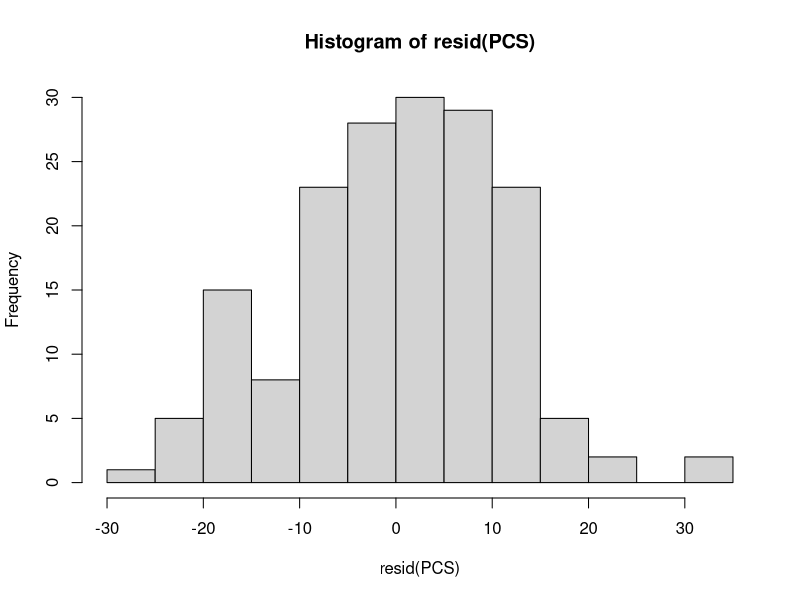
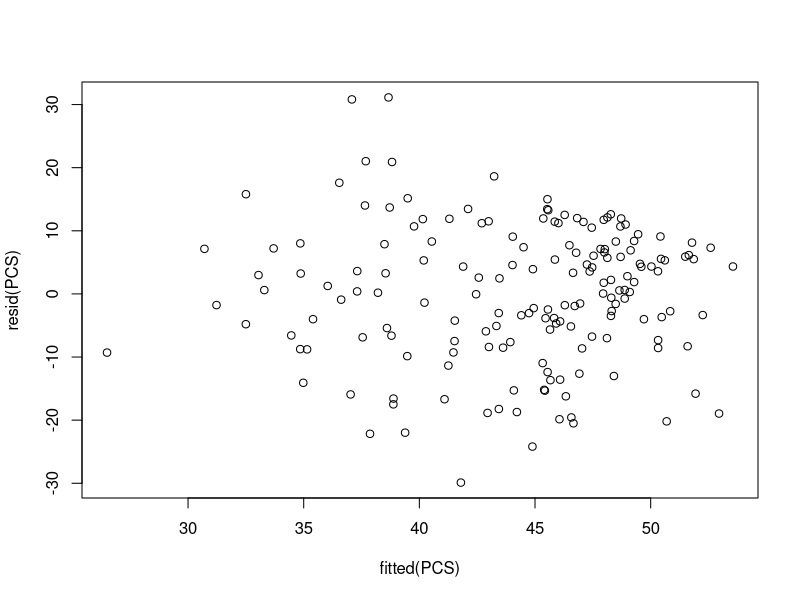
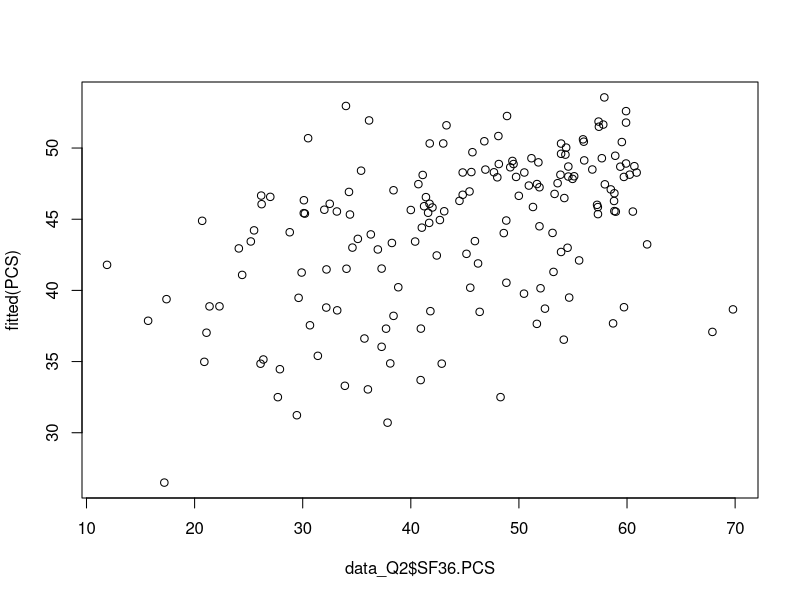
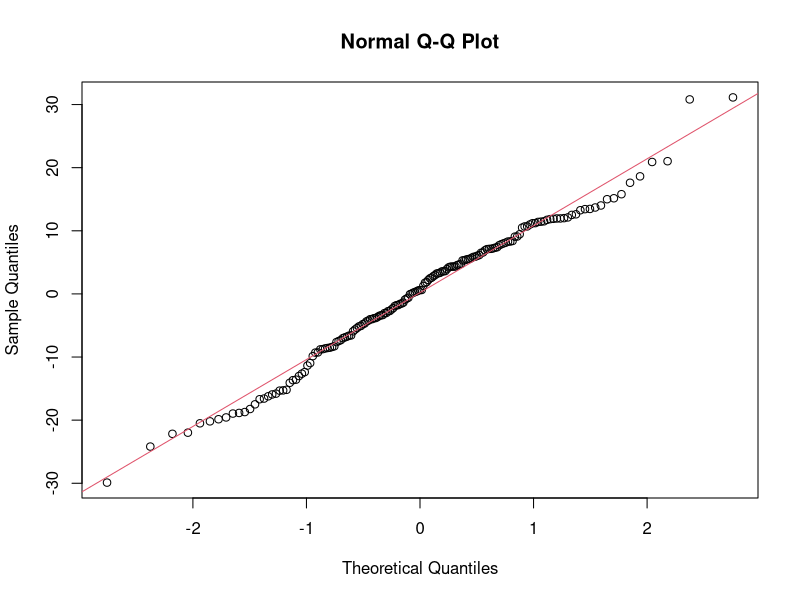
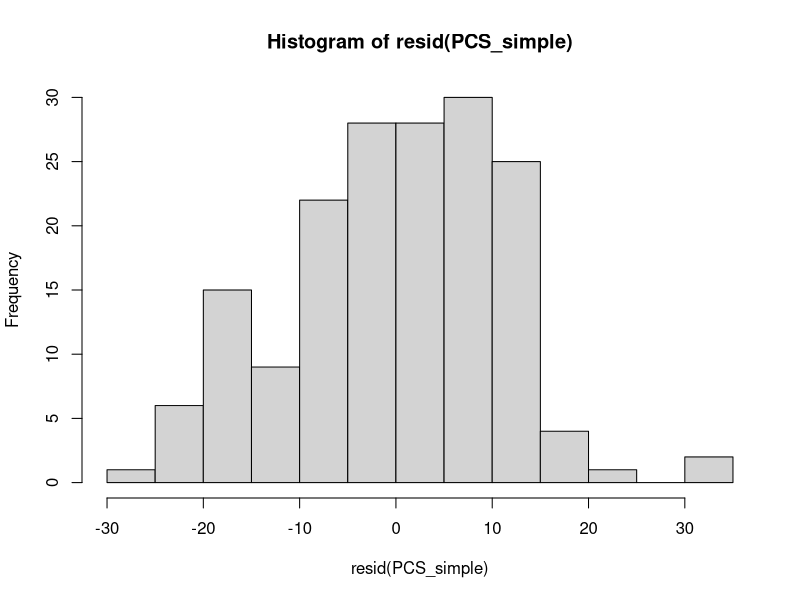
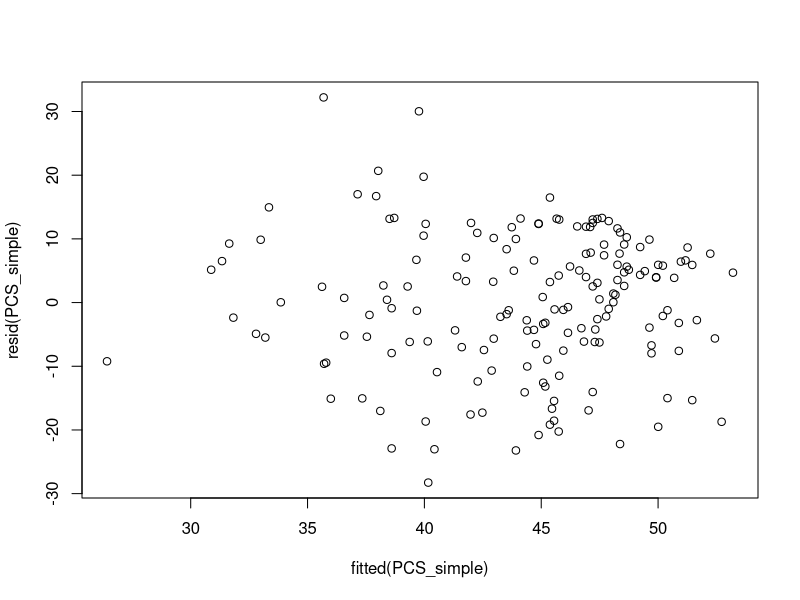
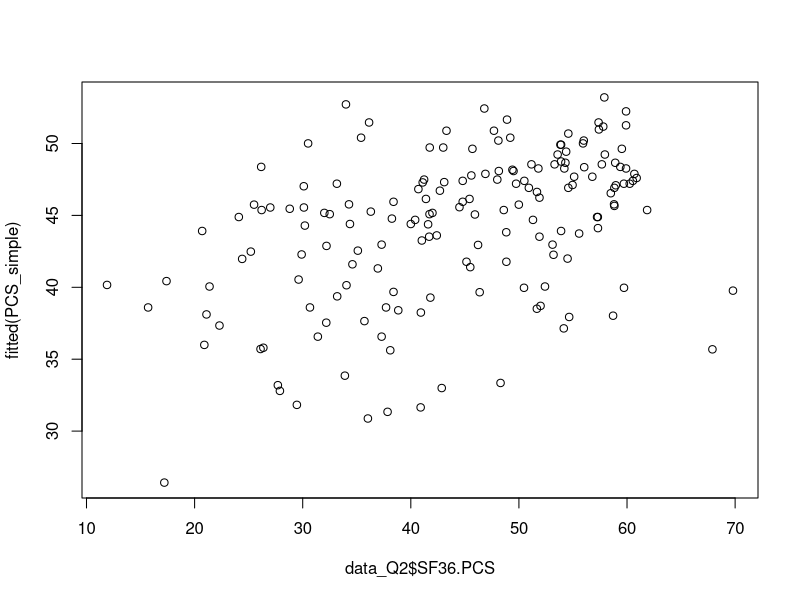
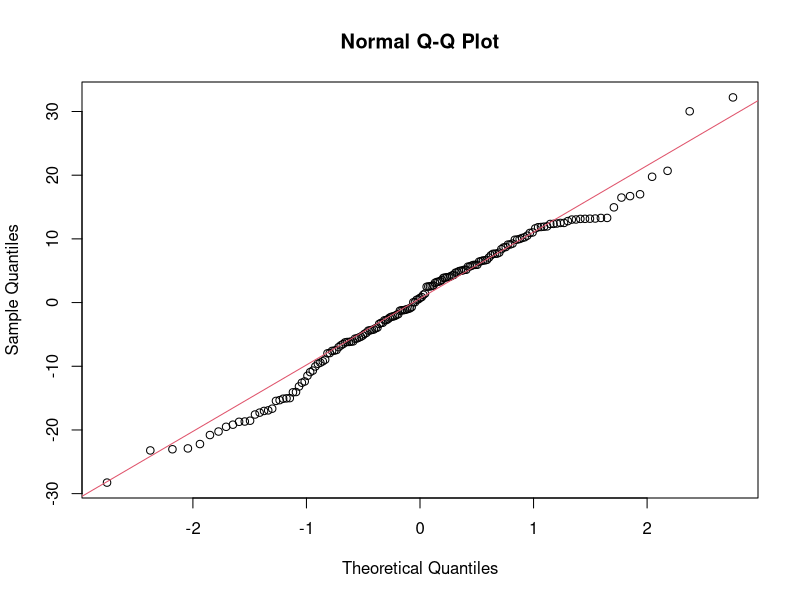

These charts were generated, in order, by the following R code: (Note: this script raises an error after producing the figures.)
### Data cleaning # ty Alana
library(tidyr)
library(dplyr)
library(car)

# Loading dataset
dat <- read.csv("project_data.csv")


# Making variables binary 
dat2 <- dat %>% 
  rename(ESS = Epworth.Sleepiness.Scale, PSGQ = Pittsburgh.Sleep.Quality.Index.Score, 
         AIS = Athens.Insomnia.Scale, BSS = Berlin.Sleepiness.Scale) %>%
  filter(!is.na(ESS), !is.na(PSGQ), !is.na(AIS), !is.na(BSS), !is.na(SF36.PCS), !is.na(SF36.MCS))

# Filtering for the response and predictors we need (plus unique identifier)
data_Q2 <- dat2[c("Subject","ESS", "PSGQ", "AIS", "BSS", "SF36.PCS", "SF36.MCS")]

# Changing BSS to a logical factor.
data_Q2$BSS <- as.logical(data_Q2$BSS)

########################################################

# Q2: Building a multiple linear regression

# Predictor: Sleep quality (all 4 measurements)
# Response: MCS and PCS.

# Check if they are very colinear (predictors)
# Even if they are separate instruments: each measures different aspect with sleep problems
# Practical reasons as to why you might wanna remove some of them 
# Identify the relationship between sleep disturbance and quality of life (physical and mental).
# Multiple ways of analyzing this?

####### Physical health ########

# Complex model with all 4 sleep predictors
PCS <- lm(SF36.PCS ~ ESS + PSGQ + AIS + BSS, data = data_Q2)

summary(PCS)
hist(resid(PCS))
plot(fitted(PCS),resid(PCS))

plot(data_Q2$SF36.PCS,fitted(PCS))

qqnorm(resid(PCS))
qqline(resid(PCS), col=2)

# Testing for collinearity using VIF: Guidance on reference levels:
# 1 = not correlated.
# Between 1 and 5 = moderately correlated.
# Greater than 5 = highly correlated.

# PCS: PSGQ and AIS are moderately correlated. We can remove them if u want. B
# Future Note: down below when we do VIF testing of AIS and ESS they are not correlated. 
# So I think we should keep the significant predictors and remove the insignificant ones.
vif(PCS)



# Simpler model with only ESS and AIS -- as BSS and PSGQ were not siginificant in complex model.
PCS_simple <- lm(SF36.PCS ~ ESS + AIS, data = data_Q2)

summary(PCS_simple)
hist(resid(PCS_simple))
plot(fitted(PCS_simple),resid(PCS_simple))

plot(data_Q2$SF36.PCS,fitted(PCS_simple))

qqnorm(resid(PCS_simple))
qqline(resid(PCS_simple), col=2)

# Testing fro collinearity - VIF
# AIS and ESS are pretty much not correlated - this model looks better.
vif(PCS_simple)

# ANOVA of Chisq goodness of fit. 
anova(PCS, PCS_simple, test = "Chisq") # p > 0.05, null hypothesis cannot be rejected, can use simpler model.

# One of the sleep predictors is binary by default so we cannot do a correlation (rho) thing for it.


####### Mental health ########

# Complex model with all 4 sleep predictors
MCS <- lm(SF36.MCS ~ ESS + PSGQ + AIS + BSS, data = data_Q2)

summary(MCS)
hist(resid(MCS))
plot(fitted(MCS),resid(MCS))

plot(data_Q2$SF36.MCS,fitted(MCS))

qqnorm(resid(MCS))
qqline(resid(MCS), col=2)

# Testing for co-linearity using VIF - PSGQ and AIS are moderately correlated.
vif(MCS)


#Future note: For the simpler model, I dont think it is wise to use PSGQ and AIS as the predictors
# Since they are moderately correlated.

# Simpler model with only PSGQ  as BSS, ESS and AIS were not significant in complex model.
MCS_simple <- lm(SF36.MCS ~ PSGQ, data = data_Q2)
summary(MCS_simple)


summary(MCS_simple)
hist(resid(MCS_simple))
plot(fitted(MCS_simple),resid(MCS_simple))

plot(data_Q2$SF36.MCS,fitted(MCS_simple))

qqnorm(resid(MCS_simple))
qqline(resid(MCS_simple), col=2)

# Testing for co-linearity using VIF - w/ PSGQ (cant do it cuz theres only 1 predictor lol) .
vif(MCS_simple)


# ANOVA of Chisq goodness of fit. 
anova(MCS, MCS_simple, test = "Chisq") # p > 0.05, null hypothesis cannot be rejected, can use simpler model.

